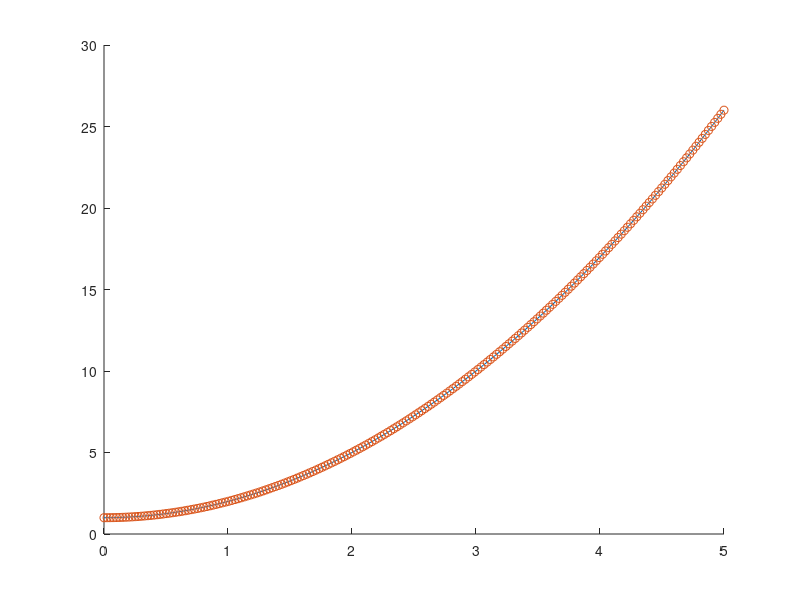
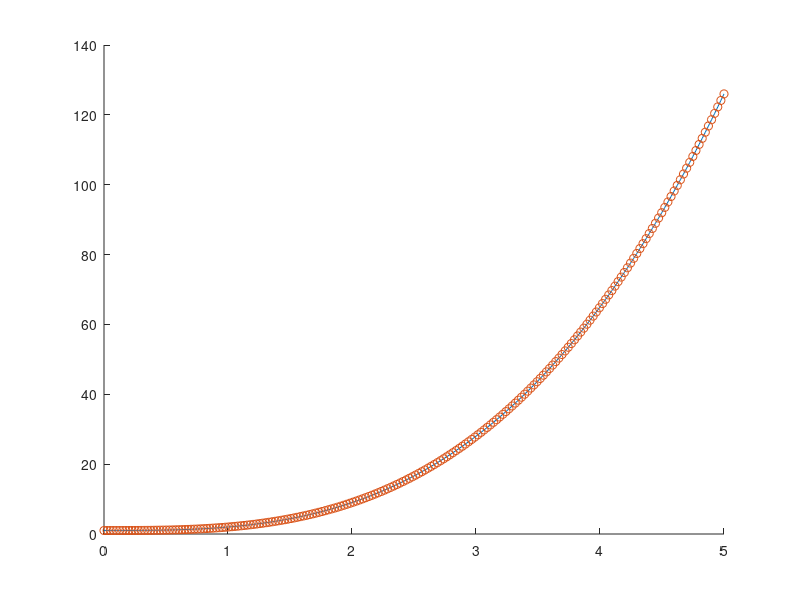

Source code (MATLAB) for these figures, in order:
%a
t = linspace(0,5,200);
y0 = 1;
dy = @(t,y) 2*t;
[t,y] = ode45(dy, t, y0);
% f je tocna resitev
f = @(t) t.^2 + 1;
figure
hold on
plot(t,y,'-')
plot(t,f(t),'o')
hold off

%b
Y0 = [1;0];
ddy = @(t,y1,y2) 6*t;
dY = @(t,Y) [Y(2);ddy(t,Y(1),Y(2))];
[t,Y] = ode45(dY,t,Y0);
% g je tocna resitev
g = @(t) t.^3 + 1;
figure
hold on
plot(t,Y(:,1),'-')
plot(t,g(t),'o')
